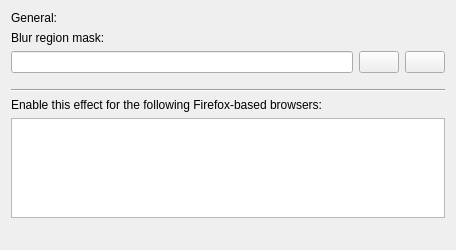
<?xml version="1.0" encoding="UTF-8"?>
<ui version="4.0">
 <class>BlurEffectConfig</class>
 <widget class="QWidget" name="BlurEffectConfig">
  <property name="geometry">
   <rect>
    <x>0</x>
    <y>0</y>
    <width>456</width>
    <height>250</height>
   </rect>
  </property>
  <property name="sizePolicy">
   <sizepolicy hsizetype="Preferred" vsizetype="Preferred">
    <horstretch>0</horstretch>
    <verstretch>0</verstretch>
   </sizepolicy>
  </property>
  <property name="minimumSize">
   <size>
    <width>444</width>
    <height>250</height>
   </size>
  </property>
  <property name="baseSize">
   <size>
    <width>444</width>
    <height>450</height>
   </size>
  </property>
  <layout class="QVBoxLayout" name="verticalLayout">
   <item>
    <widget class="QLabel" name="labelConstantBlurDescription">
     <property name="text">
      <string>General:</string>
     </property>
    </widget>
   </item>
   <item>
    <widget class="QLabel" name="labelConstantNoiseDescription">
     <property name="text">
      <string>Blur region mask:</string>
     </property>
    </widget>
   </item>
   <item>
    <layout class="QHBoxLayout" name="horizontalLayout_2">
     <item>
      <widget class="QLineEdit" name="kcfg_TextureLocation">
       <property name="readOnly">
        <bool>true</bool>
       </property>
      </widget>
     </item>
     <item>
      <widget class="QPushButton" name="browse_pushButton">
       <property name="toolTip">
        <string>Browse...</string>
       </property>
       <property name="text">
        <string/>
       </property>
       <property name="icon">
        <iconset theme="document-open"/>
       </property>
      </widget>
     </item>
     <item>
      <widget class="QPushButton" name="clear_pushButton">
       <property name="toolTip">
        <string>Clear</string>
       </property>
       <property name="text">
        <string/>
       </property>
       <property name="icon">
        <iconset theme="edit-delete"/>
       </property>
      </widget>
     </item>
    </layout>
   </item>
   <item>
    <spacer name="verticalSpacer_2">
     <property name="orientation">
      <enum>Qt::Vertical</enum>
     </property>
     <property name="sizeType">
      <enum>QSizePolicy::Fixed</enum>
     </property>
     <property name="sizeHint" stdset="0">
      <size>
       <width>10</width>
       <height>10</height>
      </size>
     </property>
    </spacer>
   </item>
   <item>
    <widget class="Line" name="line">
     <property name="orientation">
      <enum>Qt::Horizontal</enum>
     </property>
    </widget>
   </item>
   <item>
    <widget class="QLabel" name="label">
     <property name="whatsThis">
      <string/>
     </property>
     <property name="text">
      <string>Enable this effect for the following Firefox-based browsers:</string>
     </property>
    </widget>
   </item>
   <item>
    <widget class="QPlainTextEdit" name="kcfg_IncludedWindows">
     <property name="sizePolicy">
      <sizepolicy hsizetype="Expanding" vsizetype="Fixed">
       <horstretch>0</horstretch>
       <verstretch>0</verstretch>
      </sizepolicy>
     </property>
     <property name="maximumSize">
      <size>
       <width>16777215</width>
       <height>100</height>
      </size>
     </property>
     <property name="baseSize">
      <size>
       <width>0</width>
       <height>100</height>
      </size>
     </property>
     <property name="placeholderText">
      <string/>
     </property>
    </widget>
   </item>
   <item>
    <spacer name="verticalSpacer">
     <property name="orientation">
      <enum>Qt::Vertical</enum>
     </property>
     <property name="sizeHint" stdset="0">
      <size>
       <width>0</width>
       <height>0</height>
      </size>
     </property>
    </spacer>
   </item>
  </layout>
 </widget>
 <resources/>
 <connections/>
</ui>
